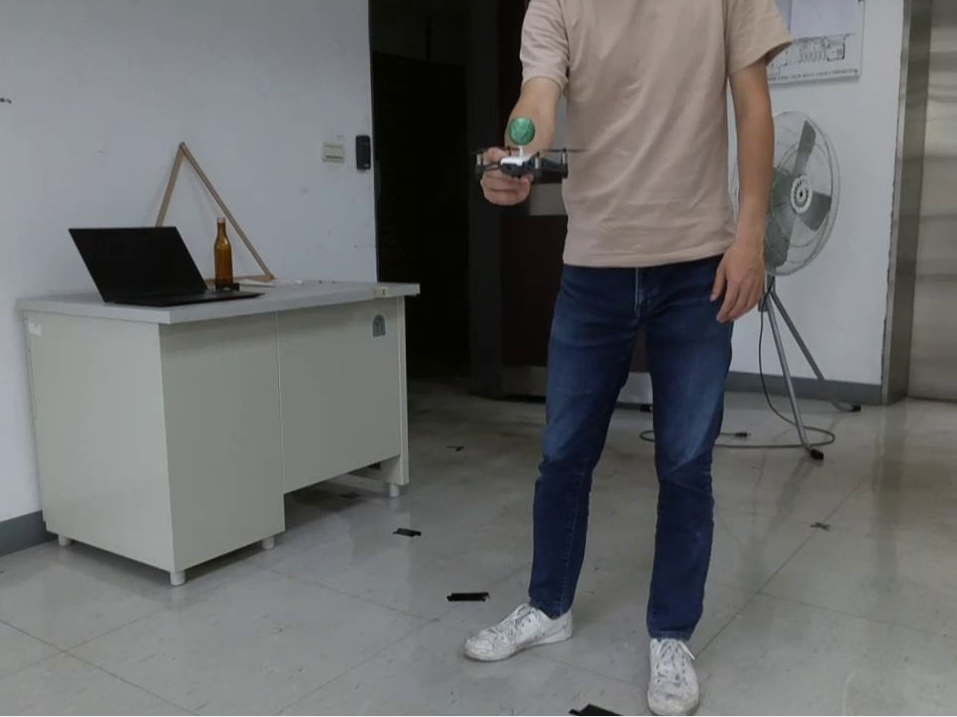
#> input picture src/bearing_detect/green.png, 957 x 717 px, given in place of pic10.png, which was not available
$ python thesis_bearing.py
#> lines starting #> are read from the running program, lines starting #| are printed output that depends on the picture; after the words box and inside, x2 and y2 are one past the last pixel; in counts of white or black regions, pixels touching at a corner belong together; pictures that were not available may be replaced by others from this repository, and a replacement may not be noted
#!/usr/bin/env python3

import cv2
import numpy as np
from scipy.linalg import eig

def main():
    import sys
    global image_hsv, pixel # so we can use it in mouse callback
    pic = "pic10"

    image_src = cv2.imread("/home/kuei/catkin_ws/src/load_transport/src/bearing_detect/%s.png"%pic)  # pick.py my.png
#> image_src is the input picture: shape (717, 957, 3); mean B, G, R 106.1, 106, 105.4
    if image_src is None:
        print ("the image read is None............")
        return
    cv2.imshow("bgr",image_src)

    ## NEW ##
    cv2.namedWindow('hsv')

    # now click into the hsv img , and look at values:
    image_hsv = cv2.cvtColor(image_src,cv2.COLOR_BGR2HSV)
#> image_hsv: shape (717, 957, 3); mean H, S, V 67.6, 36.9, 110.6
    cv2.imwrite("/home/kuei/catkin_ws/src/load_transport/src/bearing_detect/%s_hsv.png"%pic, image_hsv)
    cv2.imshow("hsv",image_hsv)


    cv2.namedWindow('mask')
    # # orange
    # lower_bound = np.array([3, 150, 135])
    # upper_bound = np.array([26, 265, 265])
    # green
    lower_bound = np.array([63, 77, 14])
    upper_bound = np.array([86, 156, 201])
    # # purple
    # lower_bound = np.array([115, 153, 1])
    # upper_bound = np.array([146, 242, 152])


    # find the colors within the boundaries
    mask = cv2.inRange(image_hsv, lower_bound, upper_bound)
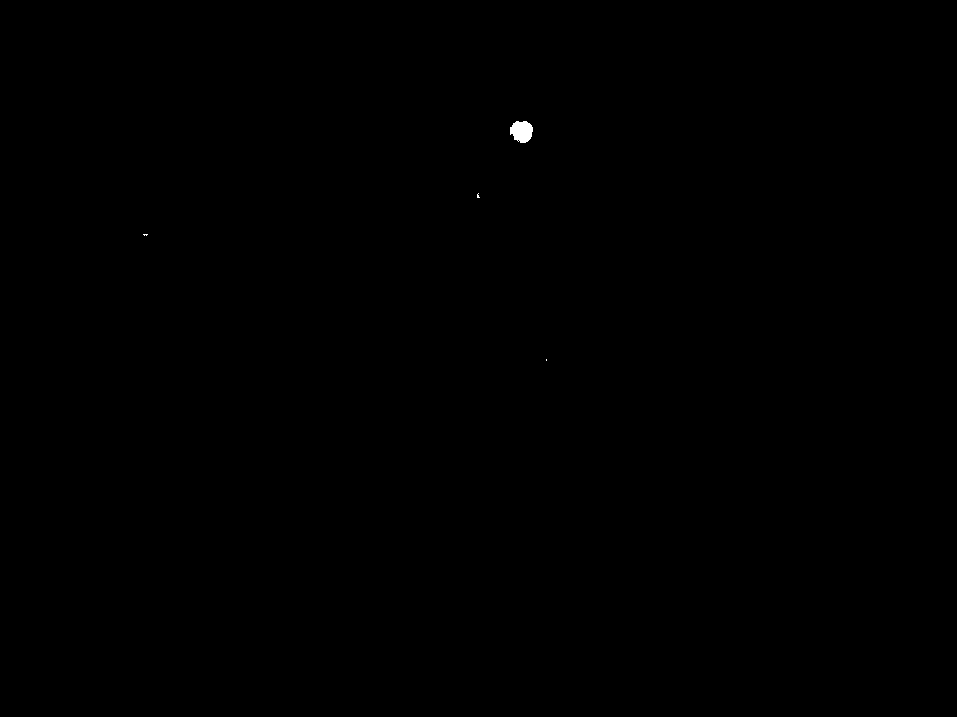
#> mask: shape (717, 957); 0.06% white; 4 white regions (3 under 20 px)
    cv2.imwrite("/home/kuei/catkin_ws/src/load_transport/src/bearing_detect/%s_mask.png"%pic, mask)
    cv2.imshow("mask",mask)

    # contour points
    cv2.namedWindow('contour')
    contours, hierarchy = cv2.findContours(mask, cv2.RETR_EXTERNAL, cv2.CHAIN_APPROX_NONE)
#> contours = 4 contours, 3 with area under 20; largest, box (x1, y1, x2, y2) and area: (510, 121, 533, 143) 353


    contour = max(contours, key = len)
#> contour = contour of 68 points, box (x1, y1, x2, y2) (510, 121, 533, 143), area 353
    image_contour = image_src.copy()
    cv2.drawContours(image_contour, contour, -1, (0,255,0), 5)
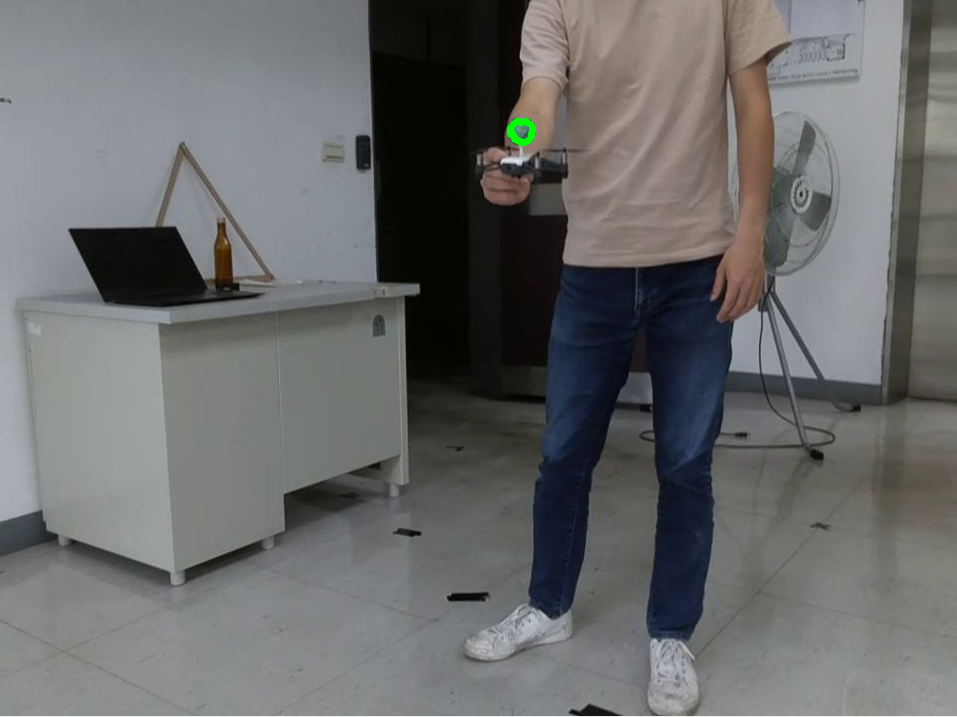
#> image_contour: shape (717, 957, 3); 0.07% of pixels changed, all inside (x1, y1, x2, y2) = (507, 118, 536, 146)
    cv2.imshow("contour",image_contour)
    cv2.imwrite("/home/kuei/catkin_ws/src/load_transport/src/bearing_detect/%s_contour.png"%pic, image_contour)

    # ellipse
    sh = contour.shape
#> sh = (68, 1, 2)
    c = contour.reshape(sh[0], sh[2])
#> c = 68 pairs, first value 510 to 532, second value 121 to 142
    del contour
    cx = c[:,0]
#> cx = 68 values, max 532 at index 47, min 510 at index 8, mean 520.7
    cx = cx[:, None]
    cy = c[:,1]
#> cy = 68 values, max 142 at index 30, min 121 at index 0, mean 131.2
    cy = cy[:, None]

    D = np.hstack((cx**2,cx*cy, cy**2, c, np.ones((sh[0], 1))))
#> D = 68 rows, first 6: [266256, 62436, 14641, 516, 121, 1], [265225, 62830, 14884, 515, 122, 1], [264196, 63222, 15129, 514, 123, 1], [263169, 63099, 15129, 513, 123, 1], [263169, 63612, 15376, 513, 124, 1], [262144, 64000, 15625, 512, 125, 1]
    del c
    del cx
    del cy

    # find ellipse
    F = D.T@D
#> F = [[5e+12, 1.26e+12, 3.18e+11, 9.61e+09, 2.42e+09, 18440157], [1.26e+12, 3.18e+11, 8.07e+10, 2.42e+09, 611191682, 4644668], [3.18e+11, 8.07e+10, 2.05e+10, 611191682, 154929142, 1173752], [9.61e+09, 2.42e+09, 611191682, 18440157, 4644668, 35407], [2.42e+09, 611191682, 154929142, 4644668, 1173752, 8920], [18440157, 4644668, 1173752, 35407, 8920, 68]]
    del D

    w, vr = eig(F)
#> vr = [[-0.968, 0.245, 0.0563, 0.00042, -0.000449, 3.53e-06], [-0.244, -0.86, -0.449, 0.0115, 0.00171, -3.03e-07], [-0.0616, -0.448, 0.892, -0.021, 0.000291, 3.6e-06], [-0.00186, 4.88e-05, -0.023, -0.97, 0.244, -0.00364], [-0.000468, -0.00175, -0.00632, -0.244, -0.97, -0.000786], [-3.57e-06, -7.12e-07, -9.22e-05, -0.00372, 0.000125, 1]]
    A = vr[:, np.argmin(w)]
#> A = [3.53e-06, -3.03e-07, 3.6e-06, -0.00364, -0.000786, 1]

    B = A[1]
#> B = -3.03e-07
    C = A[2]
#> C = 3.6e-06
    D = A[3]
#> D = -0.00364
    E = A[4]
#> E = -0.000786
    F = A[5]
#> F = 1
    A = A[0]
#> A = 3.53e-06

    xc = (B*E-2*C*D)/(4*A*C-B*B)
#> xc = 521.4
    yc = (D*B-2*A*E)/(4*A*C-B*B)
#> yc = 131
    cv2.circle(image_contour, (int(xc), int(yc)), 8, (0, 0, 255), -1)
#> image_contour: shape (717, 957, 3); 0.03% of pixels changed, all inside (x1, y1, x2, y2) = (513, 123, 530, 140)
    # cv2.drawContours(image_src, contour, -1, (0,255,0), 1)
    cv2.imshow("ellipse",image_contour)
    cv2.imwrite("/home/kuei/catkin_ws/src/load_transport/src/bearing_detect/%s_ellipse.png"%pic, image_contour)


    cv2.waitKey(0)
    cv2.destroyAllWindows()

if __name__=='__main__':
    main()

$ run again, on src/bearing_detect/pic10.png
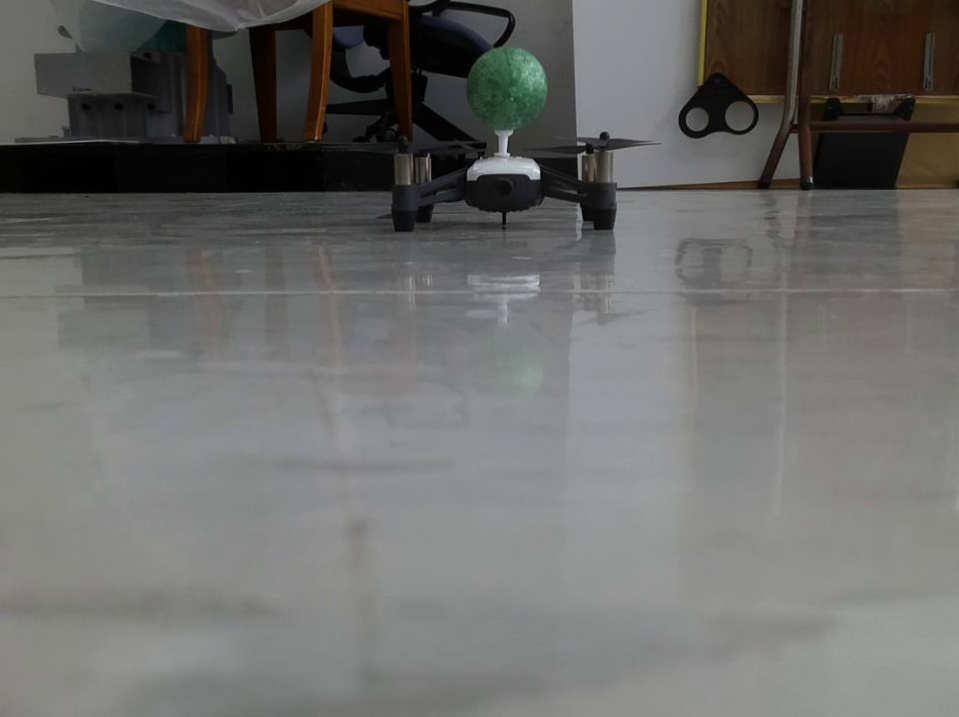
#> input picture src/bearing_detect/pic10.png, 959 x 717 px, found by its file name
#> in main, image_src is the input picture: shape (717, 959, 3); mean B, G, R 105.8, 108.1, 108.2
#> image_hsv: shape (717, 959, 3); mean H, S, V 51.9, 23.4, 110.3
#> in main, `mask = cv2.inRange(image_hsv, lower_bound, upper_bound)`:
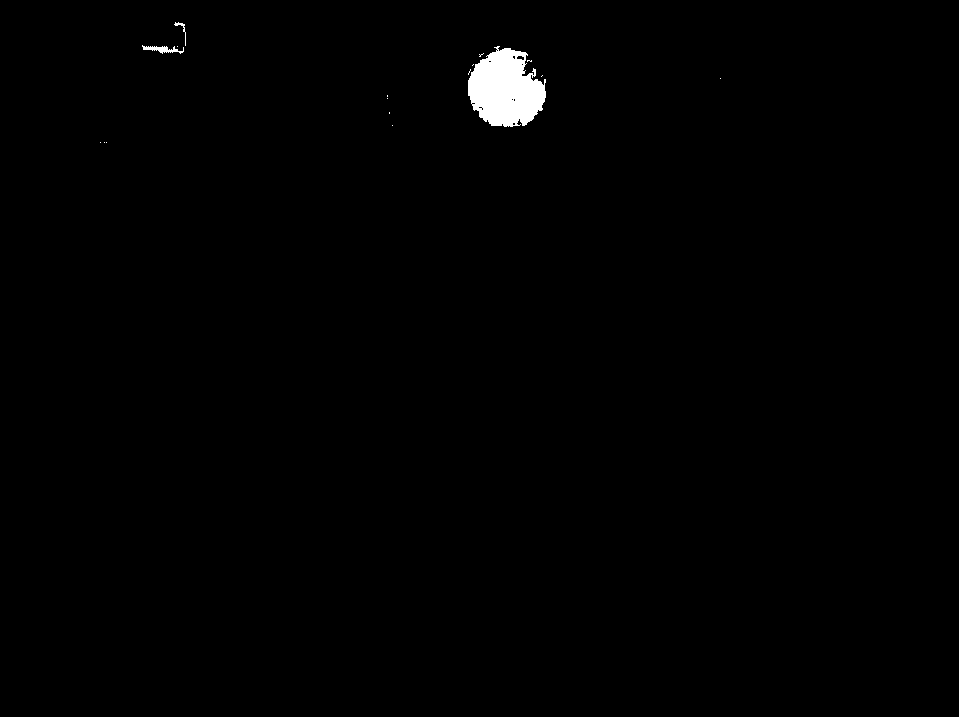
#> mask: shape (717, 959); 0.68% white; 17 white regions (14 under 20 px)
#> contours = 17 contours, 14 with area under 20; largest, box (x1, y1, x2, y2) and area: (468, 46, 546, 127) 4325, (142, 45, 184, 54) 115, (174, 22, 186, 46) 20
#> contour = contour of 342 points, box (x1, y1, x2, y2) (468, 46, 546, 127), area 4325
#> in main, `cv2.drawContours(image_contour, contour, -1, (0,255,0), 5)`:
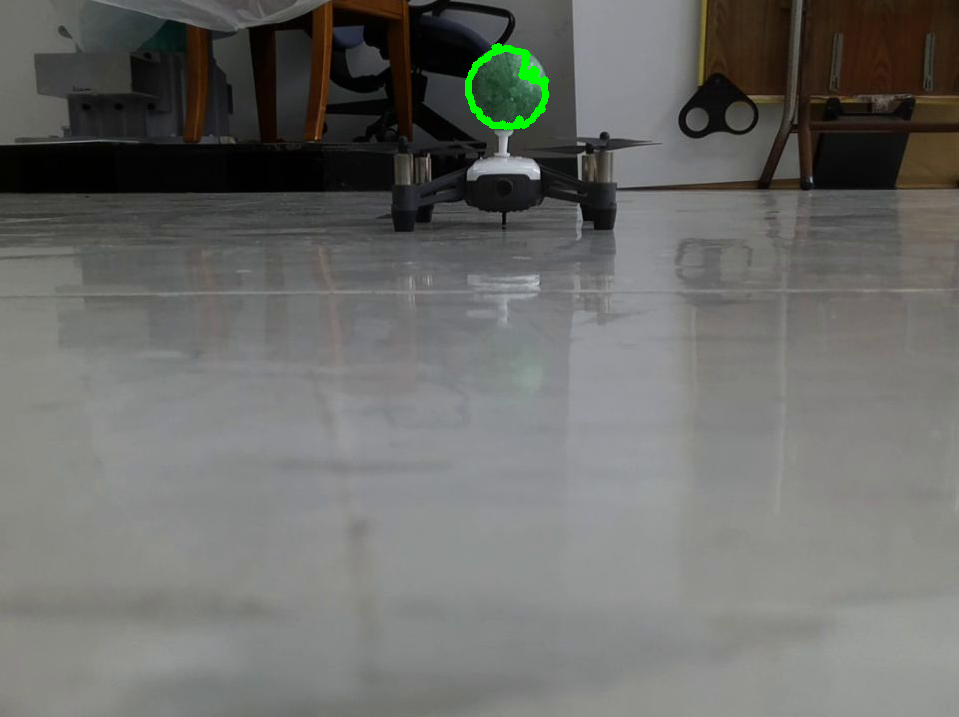
#> image_contour: shape (717, 959, 3); 0.3% of pixels changed, all inside (x1, y1, x2, y2) = (465, 43, 549, 130)
#> c = 342 pairs, first value 468 to 545, second value 46 to 126
#> cx = 342 values, max 545 at index 196, min 468 at index 53, mean 510.2
#> cy = 342 values, max 126 at index 126, min 46 at index 0, mean 86.17
#> in main, `D = np.hstack((cx**2,cx*cy, cy**2, c, np.ones((sh[0], 1))))`: D = 342 rows, first 6: [247009, 22862, 2116, 497, 46, 1], [246016, 23312, 2209, 496, 47, 1], [245025, 23265, 2209, 495, 47, 1], [244036, 23218, 2209, 494, 47, 1], [245025, 23265, 2209, 495, 47, 1], [246016, 23808, 2304, 496, 48, 1]
#> in main, `F = D.T@D`: F = [[2.35e+13, 3.94e+12, 7.24e+11, 4.58e+10, 7.69e+09, 89243786], [3.94e+12, 7.24e+11, 1.43e+11, 7.69e+09, 1.42e+09, 15038053], [7.24e+11, 1.43e+11, 3e+10, 1.42e+09, 281013149, 2776399], [4.58e+10, 7.69e+09, 1.42e+09, 89243786, 15038053, 174494], [7.69e+09, 1.42e+09, 281013149, 15038053, 2776399, 29471], [89243786, 15038053, 2776399, 174494, 29471, 342]]
#> vr = [[-0.986, -0.167, 0.0264, 0.00227, -0.00034, 3.94e-06], [-0.166, 0.929, -0.331, -0.00438, 0.00195, -5.48e-07], [-0.0305, 0.33, 0.943, 0.0142, -3.05e-05, 3.12e-06], [-0.00192, -6.84e-05, 0.0148, -0.985, 0.172, -0.00393], [-0.000323, 0.00188, 0.0019, -0.172, -0.985, -0.000278], [-3.74e-06, 3.89e-07, 5.56e-05, -0.00392, 0.000403, 1]]
#> in main, `A = vr[:, np.argmin(w)]`: A = [3.94e-06, -5.48e-07, 3.12e-06, -0.00393, -0.000278, 1]
#> B = -5.48e-07
#> C = 3.12e-06
#> in main, `D = A[3]`: D = -0.00393
#> E = -0.000278
#> in main, `F = A[5]`: F = 1
#> in main, `A = A[0]`: A = 3.94e-06
#> xc = 505.1
#> yc = 89.03
